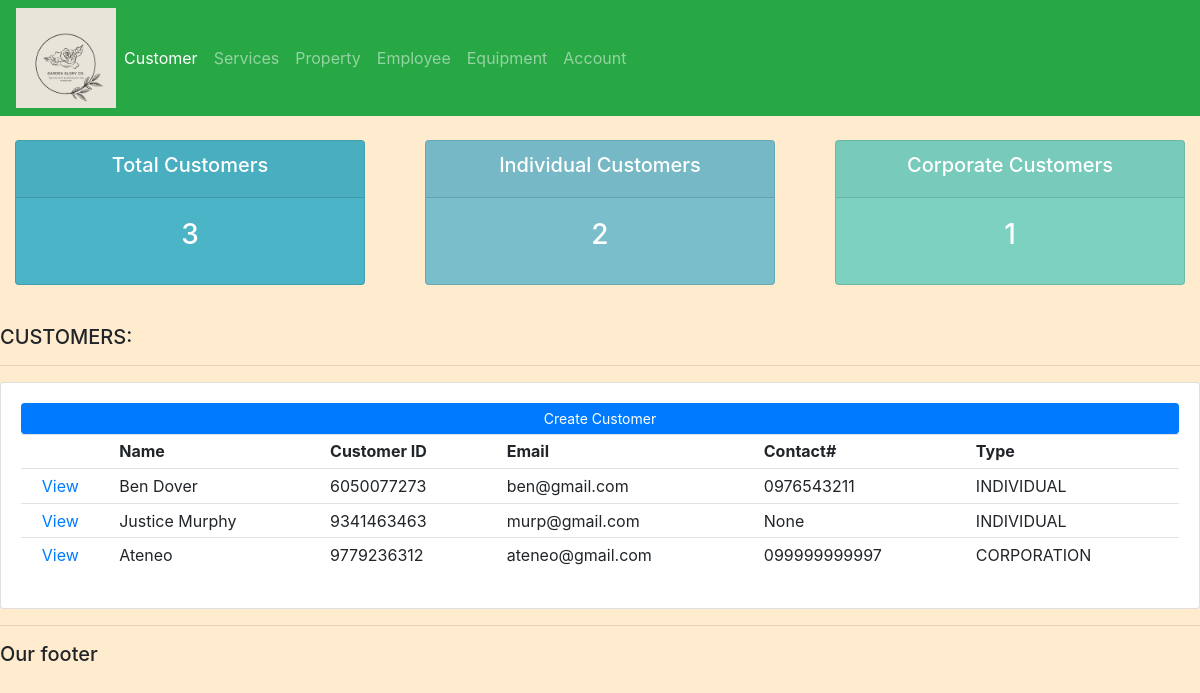
The page / on the database its author committed.
### garden_app/models.py (models this page shows, shortened)
class Customer(models.Model):
    CUSTOMER_TYPE_CHOICES = [
        ('INDIVIDUAL', 'Individual'),
        ('CORPORATION', 'Corporation'),
    ]
    customer_id = models.IntegerField(primary_key=True, unique=True, default=random.randint(1000000000, 9999999999))
    name = models.CharField(max_length=100)
    email = models.EmailField(blank=True, null=True)
    contact_number = models.CharField(max_length=20, blank=True, null=True)
    date_added = models.DateTimeField(auto_now_add=True)
    customer_type = models.CharField(max_length=110, null=True, choices=CUSTOMER_TYPE_CHOICES)

### garden_app/views.py (the view)
# urls.py: path('', views.home, name="home"),
def home(reqeust):
    customers= Customer.objects.all()
    total_customer=customers.count()
    indiv_cus=customers.filter(customer_type='INDIVIDUAL').count()
    corp_cus=customers.filter(customer_type='CORPORATION').count()
    context= {'customers': customers, 'total_customer': total_customer,
              'indiv_cus': indiv_cus, 'corp_cus':corp_cus}
    return render(reqeust, 'garden_app/dashboard.html', context)

### garden_app/templates/garden_app/dashboard.html
{% extends 'garden_app/main.html'%}
{% block content %}
{% include 'garden_app/status.html'%}
<br>
<div class="row">
    <div class="col-md">
        <h5>CUSTOMERS:</h5>
        <hr>
        <div class="card card-body">
            <a class="btn btn-primary btn-sm btn-block" href="{% url 'create_customer' %}">Create Customer
            </a>
            <table class="table table-sm">
                <tr>
                    <th></th>
                    <th></th>
                    <th>Name</th>
                    <th>Customer ID</th>
                    <th>Email</th>
                    <th>Contact#</th>
                    <th>Type</th>
                </tr>
                {% for customer in customers%}
                <tr>
                    <td></td>
                    <td><a href="{% url 'customer' customer.customer_id %}">View</a></td>
                    <td>{{customer.name}}</td>
                    <td>{{customer.customer_id}}</td>
                    <td>{{customer.email}}</td>
                    <td>{{customer.contact_number}}</td>
                    <td>{{customer.customer_type}}</td>
                </tr>
                {% endfor %}
            </table>
        </div>
    </div>
</div>
{% endblock %}

### static/css/main.css (style rules this page uses)
body { background-color: #FFEBCD; }

### rows shown on the page
Customer: name "Ben Dover", customer_id "6050077273", email "ben@gmail.com", contact_number "0976543211", customer_type "INDIVIDUAL"
Customer: name "Justice Murphy", customer_id "9341463463", email "murp@gmail.com", contact_number "None", customer_type "INDIVIDUAL"
Customer: name "Ateneo", customer_id "9779236312", email "ateneo@gmail.com", contact_number "099999999997", customer_type "CORPORATION"

### other values the page prints
{{ total_customer }} "3"
{{ indiv_cus }} "2"
{{ corp_cus }} "1"
